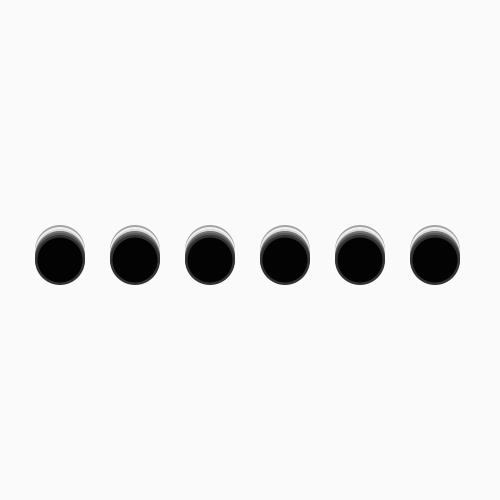
Frame 1 (no input)
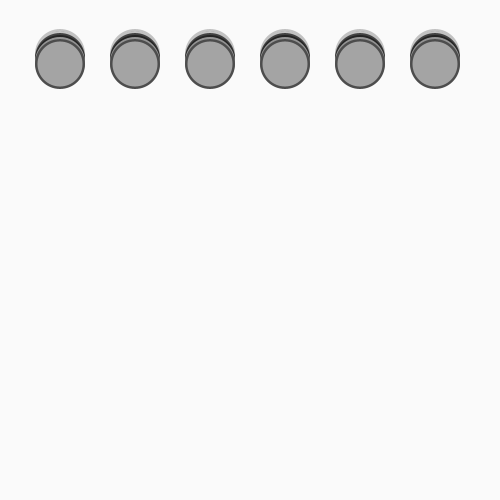
Frame 60 (the mouse pressed at the canvas centre just before this capture)
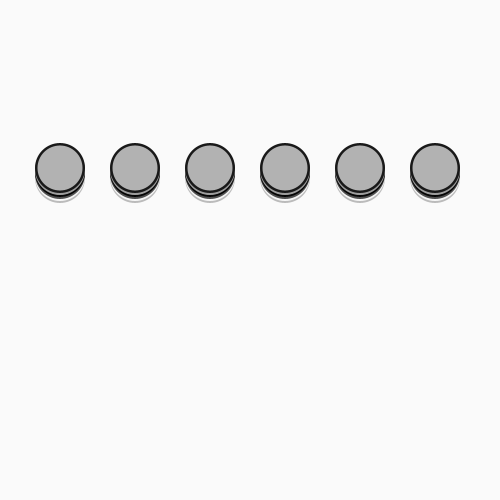
Frame 120 (the mouse held since frame 60 and released just before this capture)

The Processing sketch that drew these frames (run headless with seeded random() and noise(); from frame 60 on, the mouse is pressed at the canvas centre):

// Processing sketch: processing_66910
// ── processing_66910.pde

int numBalls = 6;
float[] xPos = new float[numBalls];
float yPos = 250;
int yVel = 2;
int xVel = 2;

void setup(){
  size(500, 500);
  smooth();
  noStroke();
  for(int i = 0; i < numBalls; i ++){
    xPos[i] = width-65-75*i;
  }
}

void draw(){
  background(250);
  
  for(int i = 0; i < numBalls; i ++){
      drawBall(xPos[i], yPos, 50);
      drawBall2(xPos[i], yPos, 45);  
    
    if(yPos >= height-25 || yPos <= 25){
      yVel*=-1;
    }
    
//    if(xPos[i] >= width-25 || xPos[i] <= 25){
//      xVel*=-1;
//    }
    
    yPos += yVel;
//    xPos[i] += xVel;
  }
}


void drawBall(float x, float y, float diameter){
  fill(random(255));
  noStroke();  
  for(int i = 0; i < numBalls; i ++){
    ellipseMode(CENTER);
    ellipse(xPos[i], yPos, diameter, diameter);
  }
}

void drawBall2(float x, float y, float diameter){
  fill(random(255));
  noStroke();  
  for(int i = 0; i < numBalls; i ++){
    ellipseMode(CENTER);
    ellipse(xPos[i], yPos, diameter, diameter);
  }
}
